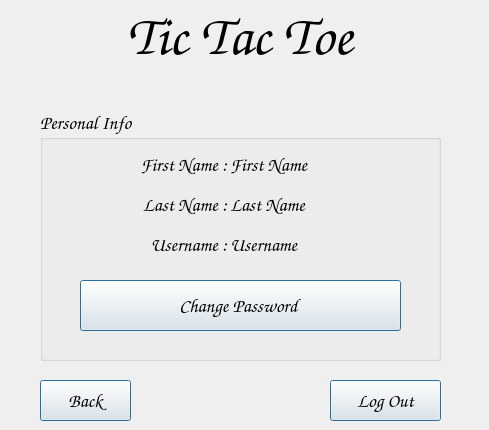
   <widget class="QWidget" name="page_4_personal_info">
    <widget class="QLabel" name="gameNameLabelPage_7">
     <property name="geometry">
      <rect>
       <x>0</x>
       <y>0</y>
       <width>480</width>
       <height>71</height>
      </rect>
     </property>
     <property name="font">
      <font>
       <family>Comic Sans MS</family>
       <pointsize>42</pointsize>
       <italic>true</italic>
       <bold>true</bold>
       <underline>false</underline>
       <strikeout>false</strikeout>
       <kerning>false</kerning>
      </font>
     </property>
     <property name="text">
      <string>Tic Tac Toe</string>
     </property>
     <property name="scaledContents">
      <bool>false</bool>
     </property>
     <property name="alignment">
      <set>Qt::AlignCenter</set>
     </property>
    </widget>
    <widget class="QGroupBox" name="groupBox_7">
     <property name="enabled">
      <bool>true</bool>
     </property>
     <property name="geometry">
      <rect>
       <x>40</x>
       <y>110</y>
       <width>401</width>
       <height>251</height>
      </rect>
     </property>
     <property name="font">
      <font>
       <family>Comic Sans MS</family>
       <pointsize>14</pointsize>
       <italic>true</italic>
       <bold>false</bold>
       <underline>false</underline>
       <strikeout>false</strikeout>
      </font>
     </property>
     <property name="title">
      <string notr="true">Personal Info</string>
     </property>
     <property name="checkable">
      <bool>false</bool>
     </property>
     <widget class="QLabel" name="accountUsernameLabel_2">
      <property name="enabled">
       <bool>true</bool>
      </property>
      <property name="geometry">
       <rect>
        <x>30</x>
        <y>120</y>
        <width>161</width>
        <height>30</height>
       </rect>
      </property>
      <property name="font">
       <font>
        <family>Comic Sans MS</family>
        <pointsize>14</pointsize>
        <italic>false</italic>
        <underline>false</underline>
        <strikeout>false</strikeout>
        <kerning>false</kerning>
        <fontweight>DemiBold</fontweight>
       </font>
      </property>
      <property name="text">
       <string>Username : </string>
      </property>
      <property name="alignment">
       <set>Qt::AlignRight|Qt::AlignTrailing|Qt::AlignVCenter</set>
      </property>
      <property name="wordWrap">
       <bool>false</bool>
      </property>
     </widget>
     <widget class="QLabel" name="accountLastNameLabel">
      <property name="enabled">
       <bool>true</bool>
      </property>
      <property name="geometry">
       <rect>
        <x>190</x>
        <y>80</y>
        <width>201</width>
        <height>30</height>
       </rect>
      </property>
      <property name="font">
       <font>
        <family>Comic Sans MS</family>
        <pointsize>14</pointsize>
        <italic>false</italic>
        <underline>false</underline>
        <strikeout>false</strikeout>
        <kerning>false</kerning>
        <fontweight>DemiBold</fontweight>
       </font>
      </property>
      <property name="text">
       <string>Last Name</string>
      </property>
      <property name="alignment">
       <set>Qt::AlignLeading|Qt::AlignLeft|Qt::AlignVCenter</set>
      </property>
      <property name="wordWrap">
       <bool>false</bool>
      </property>
     </widget>
     <widget class="QLabel" name="accountUsernameLabel">
      <property name="enabled">
       <bool>true</bool>
      </property>
      <property name="geometry">
       <rect>
        <x>190</x>
        <y>120</y>
        <width>201</width>
        <height>30</height>
       </rect>
      </property>
      <property name="font">
       <font>
        <family>Comic Sans MS</family>
        <pointsize>14</pointsize>
        <italic>false</italic>
        <underline>false</underline>
        <strikeout>false</strikeout>
        <kerning>false</kerning>
        <fontweight>DemiBold</fontweight>
       </font>
      </property>
      <property name="text">
       <string>Username</string>
      </property>
      <property name="alignment">
       <set>Qt::AlignLeading|Qt::AlignLeft|Qt::AlignVCenter</set>
      </property>
      <property name="wordWrap">
       <bool>false</bool>
      </property>
     </widget>
     <widget class="QLabel" name="accountFirstNameLabel_2">
      <property name="enabled">
       <bool>true</bool>
      </property>
      <property name="geometry">
       <rect>
        <x>20</x>
        <y>40</y>
        <width>171</width>
        <height>30</height>
       </rect>
      </property>
      <property name="font">
       <font>
        <family>Comic Sans MS</family>
        <pointsize>14</pointsize>
        <italic>false</italic>
        <underline>false</underline>
        <strikeout>false</strikeout>
        <kerning>false</kerning>
        <fontweight>DemiBold</fontweight>
       </font>
      </property>
      <property name="text">
       <string>First Name : </string>
      </property>
      <property name="alignment">
       <set>Qt::AlignRight|Qt::AlignTrailing|Qt::AlignVCenter</set>
      </property>
      <property name="wordWrap">
       <bool>false</bool>
      </property>
     </widget>
     <widget class="QLabel" name="accountLastNameLabel_2">
      <property name="enabled">
       <bool>true</bool>
      </property>
      <property name="geometry">
       <rect>
        <x>20</x>
        <y>80</y>
        <width>171</width>
        <height>30</height>
       </rect>
      </property>
      <property name="font">
       <font>
        <family>Comic Sans MS</family>
        <pointsize>14</pointsize>
        <italic>false</italic>
        <underline>false</underline>
        <strikeout>false</strikeout>
        <kerning>false</kerning>
        <fontweight>DemiBold</fontweight>
       </font>
      </property>
      <property name="text">
       <string>Last Name : </string>
      </property>
      <property name="alignment">
       <set>Qt::AlignRight|Qt::AlignTrailing|Qt::AlignVCenter</set>
      </property>
      <property name="wordWrap">
       <bool>false</bool>
      </property>
     </widget>
     <widget class="QLabel" name="accountFirstNameLabel">
      <property name="enabled">
       <bool>true</bool>
      </property>
      <property name="geometry">
       <rect>
        <x>190</x>
        <y>40</y>
        <width>201</width>
        <height>30</height>
       </rect>
      </property>
      <property name="font">
       <font>
        <family>Comic Sans MS</family>
        <pointsize>14</pointsize>
        <italic>false</italic>
        <underline>false</underline>
        <strikeout>false</strikeout>
        <kerning>false</kerning>
        <fontweight>DemiBold</fontweight>
       </font>
      </property>
      <property name="text">
       <string>First Name</string>
      </property>
      <property name="alignment">
       <set>Qt::AlignLeading|Qt::AlignLeft|Qt::AlignVCenter</set>
      </property>
      <property name="wordWrap">
       <bool>false</bool>
      </property>
     </widget>
     <widget class="QPushButton" name="changePasswordButton">
      <property name="enabled">
       <bool>true</bool>
      </property>
      <property name="geometry">
       <rect>
        <x>40</x>
        <y>170</y>
        <width>321</width>
        <height>51</height>
       </rect>
      </property>
      <property name="sizePolicy">
       <sizepolicy hsizetype="Ignored" vsizetype="Ignored">
        <horstretch>0</horstretch>
        <verstretch>0</verstretch>
       </sizepolicy>
      </property>
      <property name="font">
       <font>
        <family>Comic Sans MS</family>
        <pointsize>14</pointsize>
        <italic>true</italic>
        <bold>false</bold>
        <underline>false</underline>
        <strikeout>false</strikeout>
       </font>
      </property>
      <property name="cursor">
       <cursorShape>PointingHandCursor</cursorShape>
      </property>
      <property name="mouseTracking">
       <bool>true</bool>
      </property>
      <property name="focusPolicy">
       <enum>Qt::StrongFocus</enum>
      </property>
      <property name="text">
       <string>Change Password </string>
      </property>
      <property name="autoDefault">
       <bool>true</bool>
      </property>
      <property name="default">
       <bool>true</bool>
      </property>
     </widget>
    </widget>
    <widget class="QPushButton" name="logoutButtonAccount">
     <property name="geometry">
      <rect>
       <x>330</x>
       <y>380</y>
       <width>111</width>
       <height>41</height>
      </rect>
     </property>
     <property name="font">
      <font>
       <family>Comic Sans MS</family>
       <pointsize>14</pointsize>
       <italic>true</italic>
      </font>
     </property>
     <property name="text">
      <string>Log Out</string>
     </property>
     <property name="autoDefault">
      <bool>true</bool>
     </property>
     <property name="default">
      <bool>true</bool>
     </property>
    </widget>
    <widget class="QPushButton" name="backButtonAccount">
     <property name="geometry">
      <rect>
       <x>40</x>
       <y>380</y>
       <width>91</width>
       <height>41</height>
      </rect>
     </property>
     <property name="font">
      <font>
       <family>Comic Sans MS</family>
       <pointsize>14</pointsize>
       <italic>true</italic>
      </font>
     </property>
     <property name="text">
      <string>Back</string>
     </property>
     <property name="autoDefault">
      <bool>true</bool>
     </property>
     <property name="default">
      <bool>true</bool>
     </property>
    </widget>
    <zorder>groupBox_7</zorder>
    <zorder>gameNameLabelPage_7</zorder>
    <zorder>logoutButtonAccount</zorder>
    <zorder>backButtonAccount</zorder>
   </widget>
